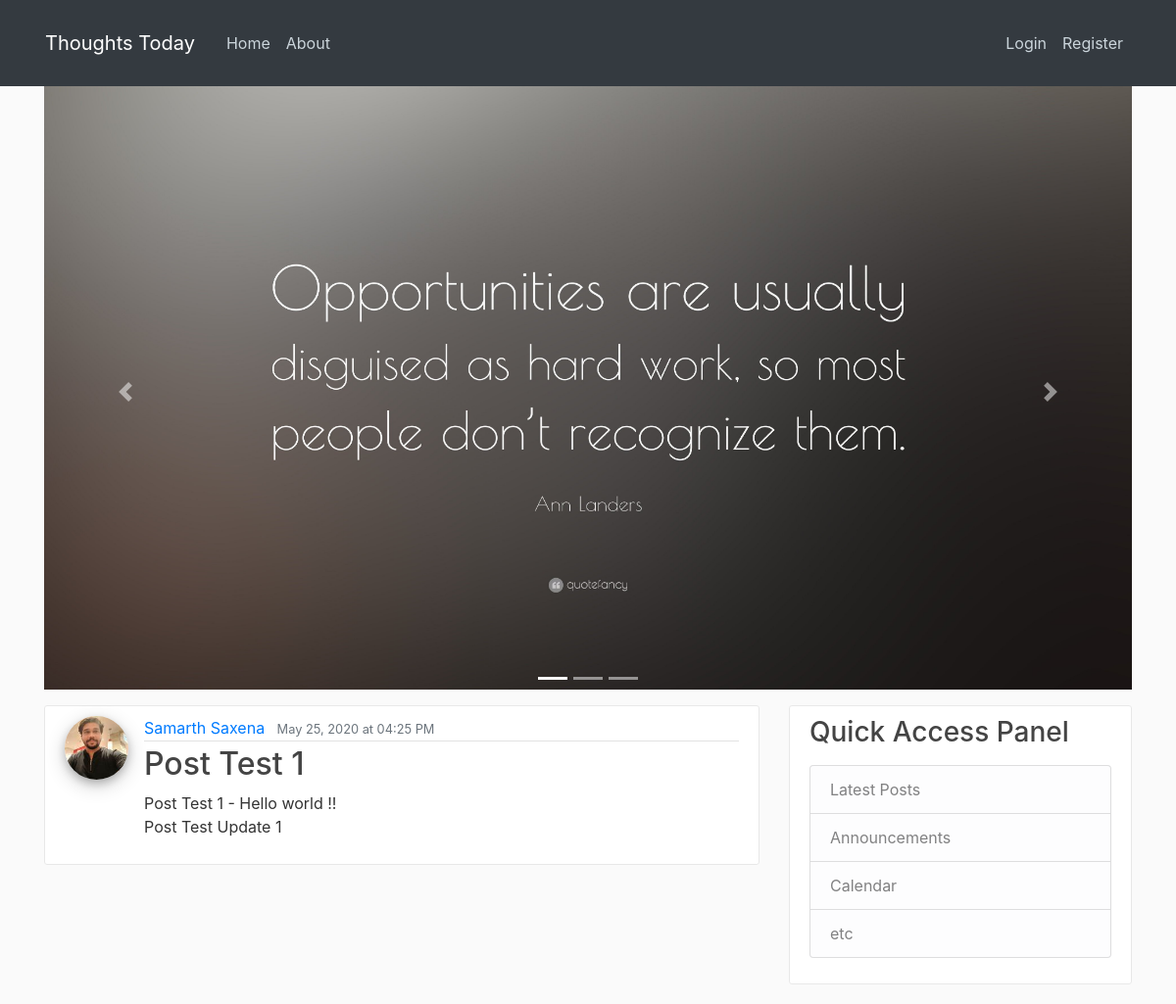
/post/1, run on the app's committed database.
### flaskblog/models.py (models this page shows, shortened)
class User(db.Model, UserMixin):
    id = db.Column(db.Integer, primary_key=True)
    username = db.Column(db.String(20), unique=True, nullable=False)
    email = db.Column(db.String(120), unique=True, nullable=False)
    image_file = db.Column(db.String(120), nullable=False, default='default.jpg')
    password = db.Column(db.String(60), nullable=False)
    posts = db.relationship('Post', backref='author',
                            lazy=True)  # backref is just to add the extra attribute to Post model, on the fly.

class Post(db.Model):
    id = db.Column(db.Integer, primary_key=True)
    title = db.Column(db.String(120), nullable=False)
    date_posted = db.Column(db.DateTime, nullable=False,
                            default=datetime.utcnow)  # Just passing the function as an argument rather executed result of that.
    content = db.Column(db.Text, nullable=False)
    user_id = db.Column(db.Integer, db.ForeignKey('user.id'), nullable=False)

### flaskblog/posts/routes.py (the view)
@posts.route("/post/<int:post_id>")
def post(post_id):
    post = Post.query.get_or_404(post_id)
    return render_template('post.html', title=post.title, post=post)

### flaskblog/templates/post.html (shortened to what this page needs)
{% extends "layout.html"%}
{%block content%}
<article class="media content-section">
    <img class="rounded-circle article-img"
         src="{{ url_for('static', filename='profile_pics/'+post.author.image_file) }}">
    <div class="media-body">
        <div class="article-metadata">
            <a class="mr-2" href="{{ url_for('users.username_post', username=post.author.username) }}">{{ post.author.username
                }}</a>
            <small class="text-muted">{{ post.date_posted.strftime('%b %d, %Y at %I:%M %p') }}</small>
        </div>
        <h2 class="article-title">{{ post.title }}</h2>
        <p class="article-content">{{ post.content }}</p>
    </div>
</article>
{% endblock content%}

### flaskblog/static/main.css (style rules this page uses)
body { background: #fafafa; color: #333333; margin-top: 5em; }
h1, h2, h3, h4, h5, h6 { color: #444444; }
img { max-width: 100%; height: auto; width: auto\9; margin-bottom: 1em; }
.content-section { background: #ffffff; padding: 10px 20px; border: 1px solid #e8e8e8; border-radius: 3px; margin-bottom: 20px; }
.article-title { color: #444444; }
.article-content { white-space: pre-line; }
.article-img { height: 65px; width: 65px; margin-right: 16px; box-shadow: 0 4px 8px 0 rgba(0, 0, 0, 0.2), 0 6px 20px 0 rgba(0, 0, 0, 0.19); }
.article-metadata { padding-bottom: 1px; margin-bottom: 4px; border-bottom: 1px solid #e3e3e3 }

### data on the page
User: image_file (picture), author.username "Samarth Saxena"
Post: date_posted "May 25, 2020 at 04:25 PM", title "Post Test 1", content "Post Test 1 - Hello world !! Post Test Update 1"
